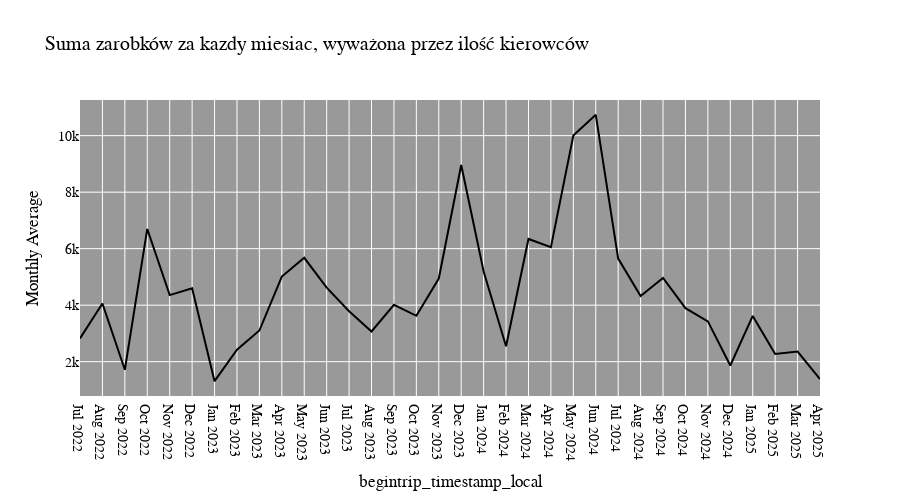

The code cell stored with this chart in its notebook:
### Code cell
grouped = dataset.groupby(dataset.begintrip_timestamp_local.dt.to_period('M'))

month_avg_earnings = grouped['driver_upfront_fare_local'].sum() / grouped['driver_id'].nunique()
month_avg_earnings = month_avg_earnings.reset_index(name='Monthly Average')
month_avg_earnings = month_avg_earnings.sort_values(by='begintrip_timestamp_local', ascending=True)
month_avg_earnings['begintrip_timestamp_local'] = month_avg_earnings['begintrip_timestamp_local'].dt.strftime('%b %Y')

fig = px.line(
    data_frame=month_avg_earnings,
    x='begintrip_timestamp_local',
    y="Monthly Average",
    title="Suma zarobków za kazdy miesiac, wyważona przez ilość kierowców")

fig.update_traces(line_color='#000000')
fig.update_layout(height=500, font=dict(family='Arial', size=14, color='black'),plot_bgcolor="#999999")
fig.show()

### Figure 1 — Plotly figure (JSON) as saved in the notebook; plotly's stock layout.template omitted (floating-point values rounded to 4 significant figures)
{"data": [{"hovertemplate": "begintrip_timestamp_local=%{x}<br>Monthly Average=%{y}<extra></extra>", "legendgroup": "", "line": {"color": "#000000", "dash": "solid"}, "marker": {"symbol": "circle"}, "mode": "lines", "name": "", "orientation": "v", "showlegend": false, "type": "scatter", "x": ["Jul 2022", "Aug 2022", "Sep 2022", "Oct 2022", "Nov 2022", "Dec 2022", "Jan 2023", "Feb 2023", "Mar 2023", "Apr 2023", "May 2023", "Jun 2023", "Jul 2023", "Aug 2023", "Sep 2023", "Oct 2023", "Nov 2023", "Dec 2023", "Jan 2024", "Feb 2024", "Mar 2024", "Apr 2024", "May 2024", "Jun 2024", "Jul 2024", "Aug 2024", "Sep 2024", "Oct 2024", "Nov 2024", "Dec 2024", "Jan 2025", "Feb 2025", "Mar 2025", "Apr 2025"], "xaxis": "x", "y": [2823.0, 4061.0, 1713.0, 6697.0, 4357.0, 4595.0, 1309.0, 2426.0, 3103.0, 5014.0, 5677.0, 4620.0, 3788.0, 3069.0, 4015.0, 3625.0, 4943.0, 8962.0, 5192.0, 2546.0, 6344.0, 6049.0, 10010.0, 10740.0, 5647.0, 4326.0, 4961.0, 3896.0, 3427.0, 1866.0, 3620.0, 2272.0, 2359.0, 1384.0], "yaxis": "y"}], "layout": {"font": {"color": "black", "family": "Arial", "size": 14}, "height": 500, "legend": {"tracegroupgap": 0}, "plot_bgcolor": "#999999", "title": {"text": "Suma zarobków za kazdy miesiac, wyważona przez ilość kierowców"}, "xaxis": {"anchor": "y", "domain": [0, 1], "title": {"text": "begintrip_timestamp_local"}}, "yaxis": {"anchor": "x", "domain": [0, 1], "title": {"text": "Monthly Average"}}}}
